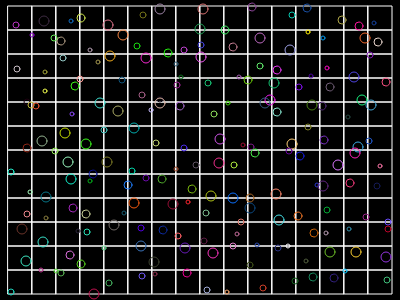
Frame 1 (no input)
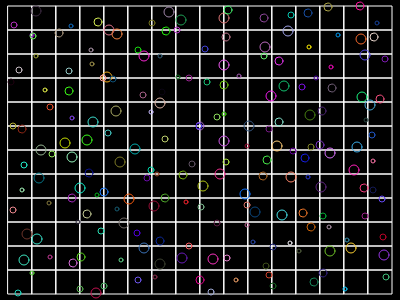
Frame 60 (no input)
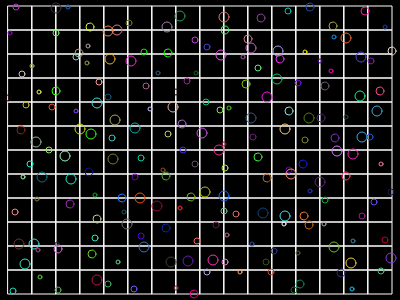
Frame 120 (the mouse pressed at the canvas centre since frame 60)

The p5.js sketch that drew these frames (run headless with seeded random() and noise() and a simulated clock; from frame 60 on, the mouse is pressed at the canvas centre):

// p5.js sketch
// ── sketch.js
/* blank raster to draw in */
/* two ways of iterating over the fields in the raster */

var field_x; // width of single raster field
var field_y; // height of single raster field
var margin_x; // width horizontal margins
var margin_y; // height of vertical margins
var num_fields_x; // number of rasterfields on x axis
var num_fields_y; // number of raster fields on y axis
var foos = [];


function setup() {
  createCanvas( 400, 300 );
  background( 51 );
  // set single field in raster
  field_x = 24;
  field_y = 24;
  // calculate horizontal side margins
  margin_x = width % field_x / 2;
  // calculate vertical side margins
  margin_y = height % field_y / 2;

  // for loop with field values
  for ( var y = margin_y; y < height - margin_y; y += field_y ) {
    for ( var x = margin_x; x < width - margin_x; x += field_x  ) {
      stroke( 255 );
      noFill();
      foos.push( new Foo( x, y, field_x, field_y ) );
    }
  }

  // for loop with number of fields
  num_fields_x = ( width - margin_x * 2 ) / field_x;
  num_fields_y = ( height - margin_y * 2 ) / field_y;
  for ( var j = 0; j < num_fields_y; j++ ) {
    for ( var l = 0; l < num_fields_x; l++ ) {
      push();
      noStroke();
      fill( 0, 200, 255 );
      translate( margin_x, margin_y );
      rect( l * field_x + 1, j * field_y + 1, field_x - 1, field_y - 1 );
      pop();
    }
  }
}

function draw() {
  background( 0 );
  // for loop with field values
  for ( var y = margin_y; y < height - margin_y; y += field_y ) {
    for ( var x = margin_x; x < width - margin_x; x += field_x  ) {
      stroke( 255 );
      noFill();
      rect( x, y, field_x, field_y );
    }
  }
  for ( var i = 0; i < foos.length; i++ ) {
    foos[ i ].update();
    foos[ i ].out();
    foos[ i ].display();
  }
}

// ── my_object.js
function Foo( x, y, w, h ) {
  // create a rectangle from x/y to limit_x/limit_y
  this.x = x;
  this.y = y;
  this.w = w;
  this.h = h;
  this.limit_x = this.x + this.w;
  this.limit_y = this.y + this.h;

  this.r = Math.floor( random( 0, 256 ) );
  this.g = Math.floor( random( 0, 256 ) );
  this.b = Math.floor( random( 0, 256 ) );

  // put something inside
  this.thing_x = Math.floor( random( this.x, this.limit_x ) );
  this.thing_y = Math.floor( random( this.y, this.limit_y ) );
  this.thing_rad = Math.floor( random( 2, 6) );

  this.update = function() {
    this.thing_x += Math.floor( random( - 1, 2 ) );
    this.thing_y += Math.floor( random( - 1, 2 ) );
  };

  this.out = function() {
    if ( this.thing_x <= this.x ) {
      this.thing_x = this.limit_x;
    } else if ( this.thing_x >= this.limit_x ) {
      this.thing_x = this.x;
    } else if ( this.thing_y <= this.y ) {
      this.thing_y = this.limit_y;
    } else if ( this.thing_y >= this.limit_y ) {
      this.thing_y = this.y;
    }
  }

  this.display = function() {
    push();
    noFill();
    stroke( this.r, this.g, this.b );
    ellipseMode( RADIUS );
    ellipse(this.thing_x, this.thing_y, this.thing_rad, this.thing_rad );
    pop();
  };

}
